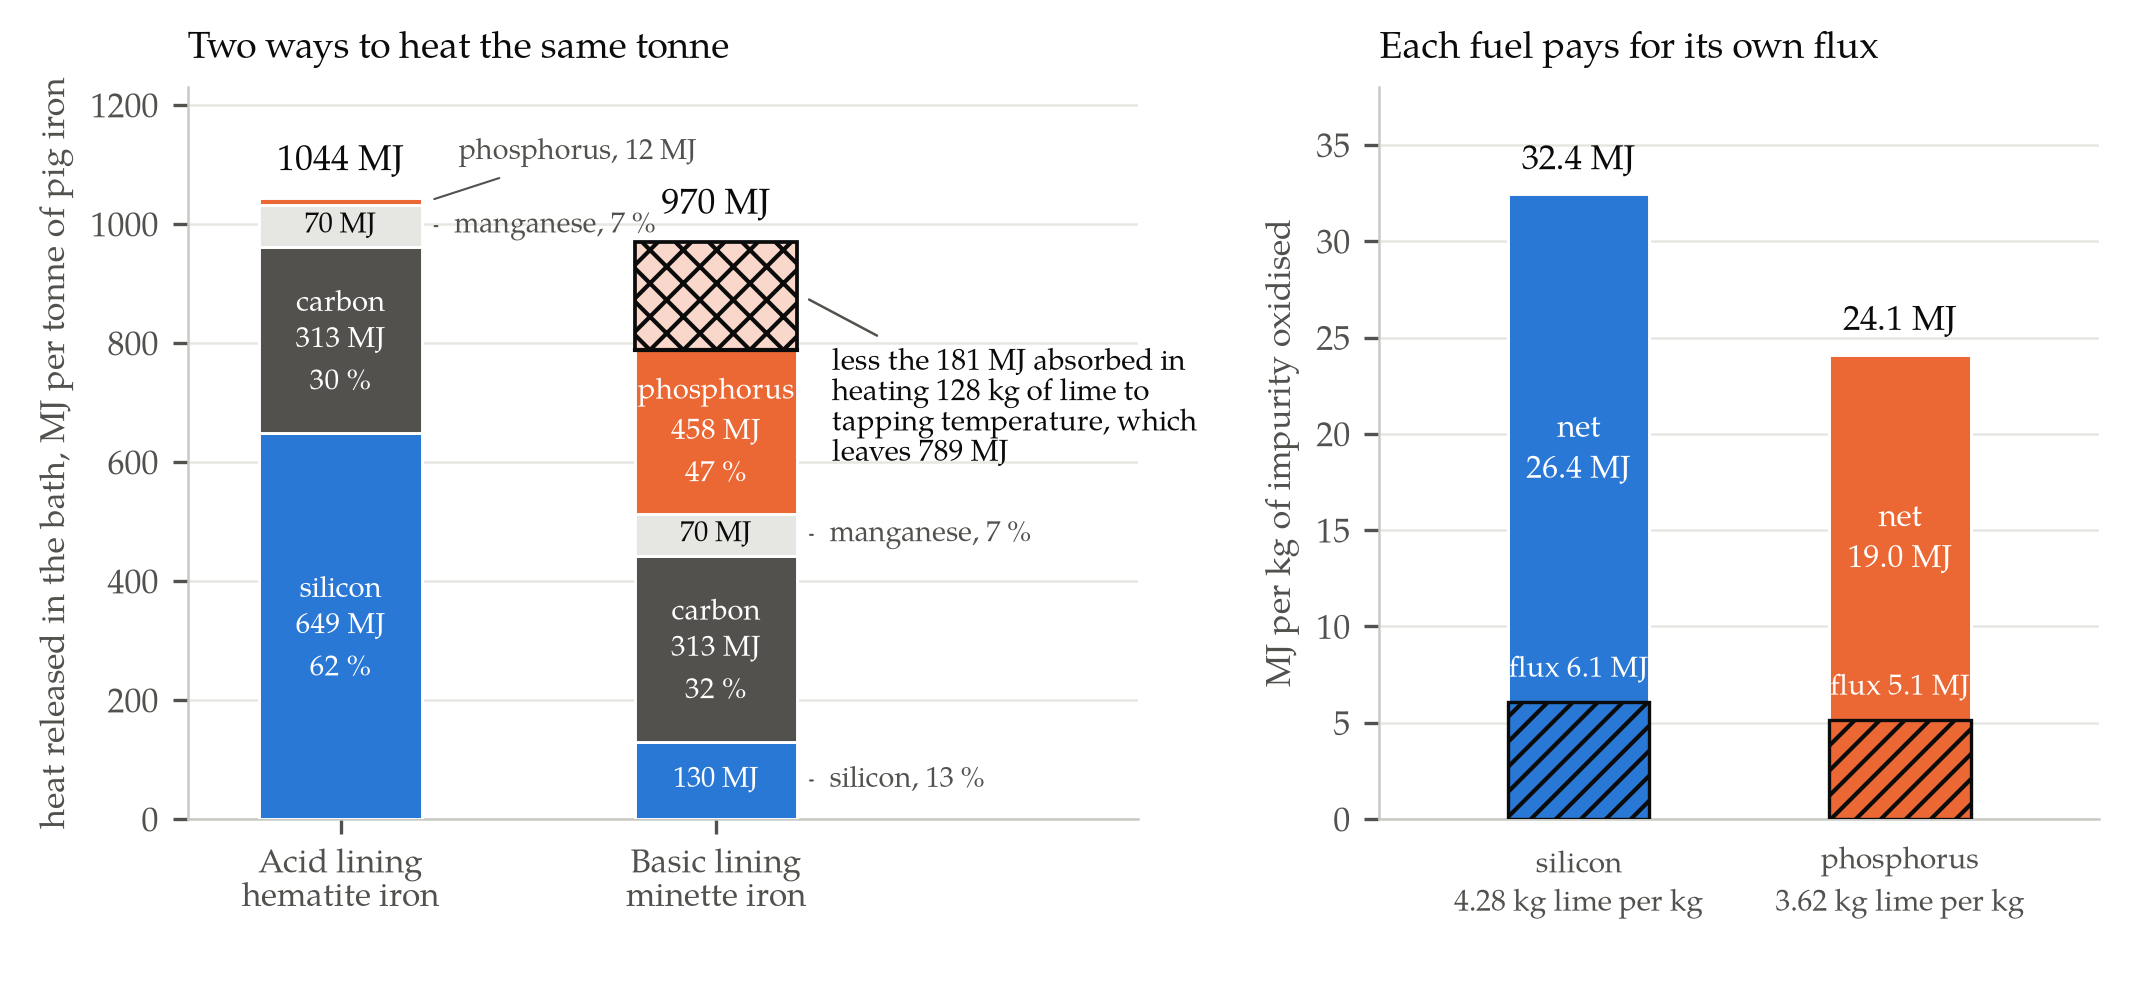

Write the Python code that produced this figure.
"""Figure for report 020 — the two fuels of the Bessemer blow.

Left panel — where the heat in a converter comes from, per tonne of pig iron,
for the two chemistries the nineteenth century actually ran. The bars are
computed from standard enthalpies of formation at 298 K (SiO2 -910.7, MnO
-385.2, CO -110.53 kJ/mol; P4O10 -2984.0 kJ/mol, taken per mole of phosphorus)
divided by the atomic mass of the element oxidised, which gives 32.43, 7.01,
9.20 and 24.08 MJ per kilogram for silicon, manganese, carbon and phosphorus.
Carbon is taken to CO rather than CO2, because the second oxidation happens in
the flame above the bath and its heat leaves up the stack.

The acid bar is a Cumberland or Bilbao hematite iron: 2.0 per cent silicon,
3.4 carbon, 1.0 manganese, 0.05 phosphorus. The basic bar is a Lorraine minette
iron: 0.4 per cent silicon, 3.4 carbon, 1.0 manganese, 1.9 phosphorus. The
totals are within seven per cent of each other — 1,044 and 970 MJ — but the
composition inverts. Silicon supplies 62 per cent of the acid blow; phosphorus
supplies 47 per cent of the basic one, more than carbon does. Each process is
forbidden the other's principal fuel: phosphorus by the chemistry of a silica
lining, silicon by the wear it inflicts on a dolomite one.

The hatched deduction on the basic bar is the heat absorbed in raising 128 kg of
lime — the quantity the phosphorus itself demands — from ambient to 1,600 C at a
mean solid heat capacity of 0.90 kJ/(kg K): 181 MJ, or 19 per cent of the blow.

Right panel — the flux bill, per kilogram of impurity, against the heat that
impurity releases. Silicon at a lime-to-silica ratio of two demands 4.28 kg of
lime per kilogram; phosphorus slagged as tetracalcium phosphate demands 3.62.
Both remain net fuels after paying it, which is the point: the constraint that
excluded silicon from the basic converter was refractory wear, not arithmetic.

Chart form chosen before coding: a part-to-whole comparison across two named
cases is a stacked bar, and with four components and two bars the segments are
large enough to label in place, so no legend. Print figure — direct labels, no
interaction, no dark mode.

Palette: the blue / orange / green trio used in reports 009-019.
Run: python3 figures/020-two-fuels-of-the-blow.py
"""
import matplotlib
matplotlib.use("Agg")
import matplotlib.font_manager as fm
import matplotlib.pyplot as plt
import tempfile
from pathlib import Path

SERIF = "TeX Gyre Pagella"
BLUE, ORANGE, GREEN = "#2a78d6", "#eb6834", "#1baf7a"
INK, MUTED, GRID = "#0b0b0b", "#52514e", "#e6e6e2"


def use_vendored_pagella():
    """Register tools/fonts/texgyrepagella-*.woff2 with matplotlib.

    matplotlib cannot read woff2, so decompress the vendored faces to ttf in a
    temporary directory and register those. Naming the family and hoping the
    host has it installed is what put report 008 in the wrong typeface.
    """
    vendored = sorted((Path(__file__).resolve().parent.parent / "tools" / "fonts")
                      .glob("texgyrepagella-*.woff2"))
    if not vendored:
        return False
    try:
        from fontTools.ttLib import TTFont
    except ImportError:
        return False
    cache = Path(tempfile.mkdtemp(prefix="pagella-"))
    for src in vendored:
        face = TTFont(str(src))
        face.flavor = None
        dst = cache / (src.stem + ".ttf")
        face.save(str(dst))
        fm.fontManager.addfont(str(dst))
    return SERIF in {f.name for f in fm.fontManager.ttflist}


if not use_vendored_pagella() and SERIF not in {f.name for f in fm.fontManager.ttflist}:
    raise SystemExit("TeX Gyre Pagella unavailable: install fontTools and brotli "
                     "so the vendored woff2 faces in tools/fonts/ can be used.")

plt.rcParams.update({
    "font.family": "serif", "font.serif": [SERIF], "font.size": 8.2,
    "mathtext.fontset": "custom", "mathtext.rm": SERIF,
    "mathtext.it": f"{SERIF}:italic", "mathtext.bf": f"{SERIF}:bold",
    "mathtext.cal": f"{SERIF}:italic", "mathtext.sf": SERIF, "mathtext.tt": SERIF,
    "axes.edgecolor": "#c9c9c4", "axes.linewidth": 0.6,
    "text.color": INK, "axes.labelcolor": MUTED, "xtick.color": MUTED,
    "ytick.color": MUTED, "figure.facecolor": "white", "savefig.facecolor": "white",
})

# --- thermochemistry -------------------------------------------------------
MASS = {"Si": 28.085, "Mn": 54.938, "C": 12.011, "P": 30.973762,
        "Ca": 40.078, "O": 15.999}
DHF = {"SiO2": -910.7, "MnO": -385.2, "CO": -110.53, "P4O10": -2984.0}

Q = {"Si": -DHF["SiO2"] / MASS["Si"],
     "Mn": -DHF["MnO"] / MASS["Mn"],
     "C": -DHF["CO"] / MASS["C"],
     "P": -(DHF["P4O10"] / 4.0) / MASS["P"]}          # MJ per kg

CAO = MASS["Ca"] + MASS["O"]
SIO2 = MASS["Si"] + 2 * MASS["O"]
LIME = {"Si": 2.0 * SIO2 / MASS["Si"],                # basicity CaO/SiO2 = 2
        "P": 4.0 * CAO / (2.0 * MASS["P"])}           # slagged as 4CaO.P2O5

CP_LIME, T_TAP = 0.90, 1600 - 25                      # kJ/(kg K), K

CASES = {
    "Acid lining\nhematite iron": {"Si": 0.0200, "C": 0.0340,
                                   "Mn": 0.0100, "P": 0.0005},
    "Basic lining\nminette iron": {"Si": 0.0040, "C": 0.0340,
                                   "Mn": 0.0100, "P": 0.0190},
}
ORDER = ["Si", "C", "Mn", "P"]
COLOUR = {"Si": BLUE, "C": MUTED, "Mn": GRID, "P": ORANGE}
LABEL = {"Si": "silicon", "C": "carbon", "Mn": "manganese", "P": "phosphorus"}

fig, (ax, bx) = plt.subplots(1, 2, figsize=(7.1, 3.35),
                             gridspec_kw={"width_ratios": [1.32, 1.0]})

# --- left: the blow --------------------------------------------------------
X_ACID, X_BASIC, W = 0.0, 1.62, 0.70
lime_kg = 128.0
sink = lime_kg * CP_LIME * T_TAP / 1000.0

tops = {}
for x, (name, comp) in zip((X_ACID, X_BASIC), CASES.items()):
    bottom, total = 0.0, sum(comp[e] * 1000.0 * Q[e] for e in ORDER)
    tops[name] = total
    struck = total - sink if x == X_BASIC else total   # top of the un-struck part
    for e in ORDER:
        h = comp[e] * 1000.0 * Q[e]
        ax.bar(x, h, bottom=bottom, width=W, color=COLOUR[e],
               edgecolor="white", linewidth=0.7, zorder=3)
        # centre the caption in the part of the segment still visible
        lo, hi = bottom, min(bottom + h, struck)
        mid = (lo + hi) / 2.0
        room = hi - lo
        ink = "white" if e in ("Si", "P", "C") else INK
        if room >= 220.0:                    # room for three lines inside
            ax.text(x, mid, f"{LABEL[e]}\n{h:.0f} MJ\n{100 * h / total:.0f} %",
                    ha="center", va="center", fontsize=7.0, zorder=4,
                    linespacing=1.35, color=ink)
        elif room >= 40.0:                   # one line, and the name outside
            ax.text(x, mid, f"{h:.0f} MJ", ha="center", va="center",
                    fontsize=6.9, zorder=4, color=ink)
            ax.annotate(f"{LABEL[e]}, {100 * h / total:.0f} %",
                        xy=(x + W / 2 + 0.02, mid), xytext=(x + W / 2 + 0.14, mid),
                        ha="left", va="center", fontsize=6.9, color=MUTED,
                        zorder=4,
                        arrowprops=dict(arrowstyle="-", color=MUTED, lw=0.5))
        bottom += h
    ax.text(x, total + 30, f"{total:.0f} MJ", ha="center", va="bottom",
            fontsize=8.6, color=INK)

# the acid bar's phosphorus is a sliver worth naming
acid_total = tops["Acid lining\nhematite iron"]
ax.annotate("phosphorus, 12 MJ", xy=(W / 2 + 0.02, acid_total - 6),
            xytext=(W / 2 + 0.16, 1120), fontsize=6.9, color=MUTED,
            ha="left", va="center",
            arrowprops=dict(arrowstyle="-", color=MUTED, lw=0.5))

# the lime the phosphorus demands, struck off the top of the basic bar
basic_total = tops["Basic lining\nminette iron"]
ax.bar(X_BASIC, sink, bottom=basic_total - sink, width=W, color="white",
       alpha=0.74, edgecolor="none", zorder=5)
ax.bar(X_BASIC, sink, bottom=basic_total - sink, width=W, color="none",
       edgecolor=INK, linewidth=0.9, hatch="xxx", zorder=6)
ax.plot([X_BASIC - W / 2, X_BASIC + W / 2], [basic_total - sink] * 2,
        color=INK, lw=1.0, zorder=7)
ax.annotate(f"less the {sink:.0f} MJ absorbed in\nheating {lime_kg:.0f} kg of lime to\n"
            f"tapping temperature, which\nleaves {basic_total - sink:.0f} MJ",
            xy=(X_BASIC + W / 2 + 0.02, basic_total - sink / 2.0),
            xytext=(X_BASIC + 0.50, 690),
            fontsize=7.1, color=INK, ha="left", va="center", zorder=8,
            arrowprops=dict(arrowstyle="-", color=MUTED, lw=0.6))

xs = [X_ACID, X_BASIC]
ax.set_xlim(-0.66, 3.44)
ax.set_ylim(0, 1230)
ax.set_xticks(xs)
ax.set_xticklabels(list(CASES), fontsize=8.0)
ax.set_ylabel("heat released in the bath, MJ per tonne of pig iron")
ax.yaxis.grid(True, color=GRID, linewidth=0.6, zorder=0)
ax.set_axisbelow(True)
for s in ("top", "right"):
    ax.spines[s].set_visible(False)
ax.set_title("Two ways to heat the same tonne", fontsize=9.0, color=INK,
             loc="left", pad=7)

# --- right: gross heat against flux bill -----------------------------------
els = ["Si", "P"]
pos = [0.0, 1.0]
for x, e in zip(pos, els):
    cost = LIME[e] * CP_LIME * T_TAP / 1000.0
    bx.bar(x, Q[e], width=0.44, color=COLOUR[e], edgecolor="white",
           linewidth=0.7, zorder=3)
    bx.bar(x, cost, width=0.44, color="none", edgecolor=INK, linewidth=0.8,
           hatch="////", zorder=4)
    bx.text(x, Q[e] + 0.8, f"{Q[e]:.1f} MJ", ha="center", va="bottom",
            fontsize=8.4, color=INK)
    bx.text(x, cost + (Q[e] - cost) / 2.0, f"net\n{Q[e] - cost:.1f} MJ",
            ha="center", va="center", fontsize=7.6, color="white",
            linespacing=1.35)
    bx.text(x, cost + 0.9, f"flux {cost:.1f} MJ", ha="center", va="bottom",
            fontsize=7.0, color="white")
    bx.text(x, -1.1, f"{LABEL[e]}\n{LIME[e]:.2f} kg lime per kg",
            ha="center", va="top", fontsize=7.2, color=MUTED,
            linespacing=1.4)

bx.set_xlim(-0.62, 1.62)
bx.set_ylim(0, 38)
bx.set_xticks([])
bx.set_ylabel("MJ per kg of impurity oxidised")
bx.yaxis.grid(True, color=GRID, linewidth=0.6, zorder=0)
bx.set_axisbelow(True)
for s in ("top", "right"):
    bx.spines[s].set_visible(False)
bx.set_title("Each fuel pays for its own flux", fontsize=9.0, color=INK,
             loc="left", pad=7)

fig.tight_layout(pad=0.9)
fig.subplots_adjust(bottom=0.185)
out = Path(__file__).resolve().parent / "020-two-fuels-of-the-blow.png"
fig.savefig(out, dpi=300)
print(f"wrote {out}")
for e in ORDER:
    print(f"  q[{e}] = {Q[e]:.2f} MJ/kg")
for name, comp in CASES.items():
    tot = sum(comp[e] * 1000.0 * Q[e] for e in ORDER)
    shares = ", ".join(f"{e} {100 * comp[e] * 1000.0 * Q[e] / tot:.1f}%" for e in ORDER)
    print(f"  {name.replace(chr(10), ' ')}: {tot:.0f} MJ/t — {shares}")
print(f"  lime sink {sink:.0f} MJ = {100 * sink / basic_total:.0f}% of the basic blow")
